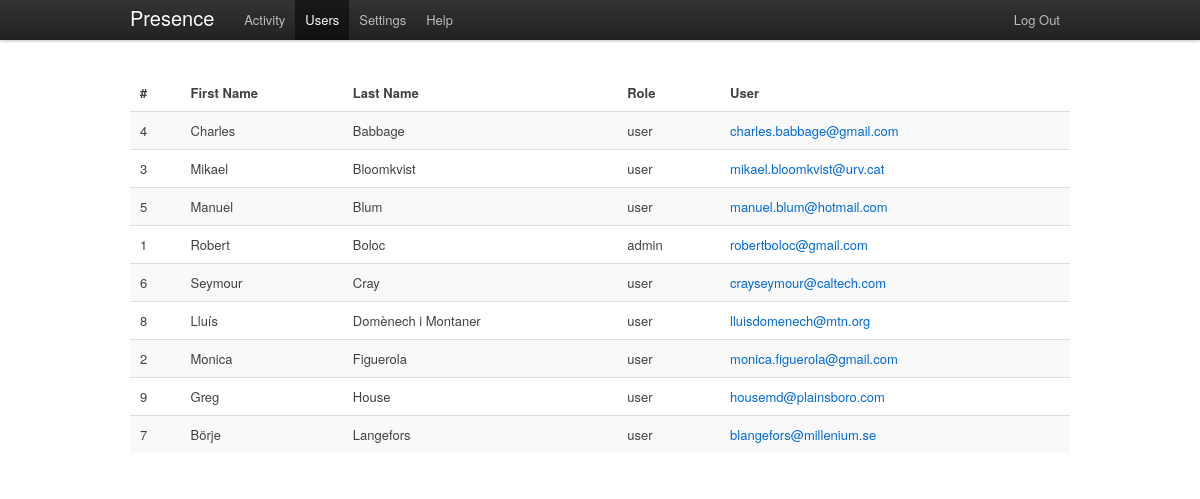
/admin/users (signed in), run on an earlier commit of the app's database.
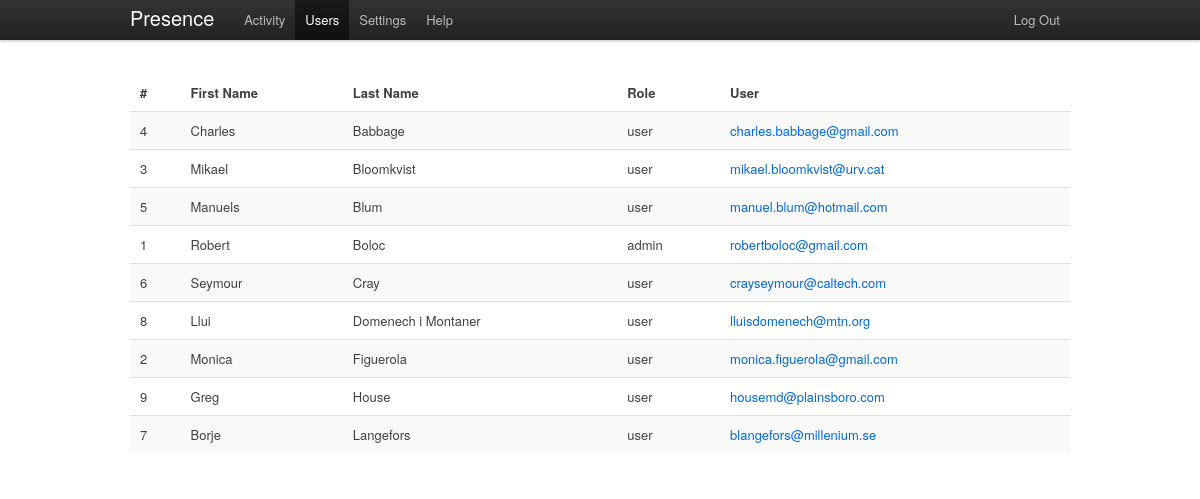
And on a later commit of the database.
### tables this page shows
CREATE TABLE IF NOT EXISTS `presence_users` (
  `id` int(11) NOT NULL AUTO_INCREMENT,
  `email` varchar(150) NOT NULL,
  `password` varchar(50) NOT NULL,
  `role` varchar(20) NOT NULL,
  `firstname` varchar(200) NOT NULL,
  `lastname` varchar(300) NOT NULL,
  PRIMARY KEY (`id`)
);

### public/index.php (called while the page is built, shortened)
<?php
require_once (ROOT . '/config/config.php');
global $config;
$dependencies = new DependencyContainer($config);
$url = isset($_GET['url']) ? $_GET['url'] : null;
$role = isset($_SESSION['role']) ? $_SESSION['role'] : null;
if ($url == null && $role == null) {
    $controller = "AuthController";
    $action = "asklogin";
    $url_params = array();
} else if ($url == null && isset($role)) {
    $controller = ucfirst($role) . 'Controller';
    $action = 'activity';
    $url_params = array();
} else {
    $url_params = explode('/', $url);
    $controller = ucfirst(array_shift($url_params));
    $action = $url_params[0] == null ? 'activity' : array_shift($url_params);
}
$extra_params = $_POST;
new $controller($dependencies, $action, array_merge($url_params, $extra_params));

### config/config.php (called while the page is built)
<?php
unset($config);
$config['wwwroot'] = 'http://127.0.0.1:8888/presence-manager';
$config['api_root'] = 'http://localhost/presence-manager/api';
$config['api_key'] = 'd2104a400c7f629a197f33bb33fe80c0';
$config['debug'] = 1;
$config['dbhost'] = 'localhost';
$config['dbname'] = 'presence';
$config['dbuser'] = 'root';
$config['dbpassword'] = '';

### app/model.class.php (called while the page is built, shortened)
<?php
class Model{
    public function __construct($dependencies){
        $this->_db = $dependencies->get_db();
    }
}

### lib/DependencyContainer.php (called while the page is built)
<?php
class DependencyContainer {
    private $_instances = array();
    private $_params = array();
    public function __construct($params) {
        $this->_params = $params;
    }
    public function get_db() {
        if (empty($this->_instances['db']) ||
                !is_a($this->_instances, 'PDO')) {
            $this->_instances['db'] = new PDO(
                            "mysql:host=" . $this->_params['dbhost'] . ";
                 dbname=" . $this->_params['dbname'],
                            $this->_params['dbuser'],
                            $this->_params['dbpassword']
            );
        }
        return $this->_instances['db'];
    }
}

### app/models/UserModel.php (called while the page is built, shortened)
<?php
class UserModel extends Model {
    public function __construct($dependencies) {
        $this->_table = 'presence_users';
    }
    public function get_all_users() {
        $sql = "SELECT *
				FROM " . $this->_table . "
				ORDER BY lastname ASC";
        $st = $this->_db->prepare($sql);
        $st->execute();
        return $st->fetchAll(PDO::FETCH_ASSOC);
    }
}

### app/controllers/AdminController.php (called while the page is built, shortened)
<?php
class AdminController extends Controller {
    private $_user_model;
    public function __construct($dependencies, $action, $params) {
        global $config;
        $this->_dependencies = $dependencies;
        $this->_user_model = new UserModel($this->_dependencies);
        if ($this->check_role('admin') && method_exists($this, $action)) {
            $this->$action($params);
        } else {
			Helper::redirect($config['wwwroot'] . '/error/notfound');
        }
    }
    public function users() {
        $this->_view = new AdminUsersView($this->_user_model->get_all_users());
    }
}

### app/views/AdminUsersView.php (the view, shortened to what this page needs)
<?php
class AdminUsersView extends View {
    private $_users;
    public function __construct($users) {
        $this->_users = $users;
    }
    public function menu() {
        global $config;
        return '
        <div class="topbar" id="topbar-container">
			<div class="topbar-inner">
				<div class="container">
					<a class="brand" href="' . $config['wwwroot'] . '">Presence</a>
					<ul class="nav">
						<li><a href="' . $config['wwwroot'] . '/admin/activity">Activity</a></li>
						<li class="active"><a href="' . $config['wwwroot'] . '/admin/users">Users</a></li>
                        <li><a href="' . $config['wwwroot'] . '/admin/settings">Settings</a></li>
                        <li><a href="' . $config['wwwroot'] . '/admin/help">Help</a></li>
					</ul>
					<ul class="nav secondary-nav">
						<li><a href="' . $config['wwwroot'] . '/auth/logout">Log Out</a></li>
					</ul>
				</div>
			</div>
		</div>';
    }
    public function content() {
        global $config;
        $users_table_content = '';
        if (!empty($this->_users)) {
            foreach ($this->_users as $user) {
                $users_table_content .= '
				<tr>
					<td>' . $user['id'] . '</td>
					<td>' . utf8_encode($user['firstname']) . '</td>
					<td>' . utf8_encode($user['lastname']) . '</td>
                    <td>' . $user['role'] . '</td>
					<td><a href="'.$config['wwwroot'].'/admin/user_details/'.$user['id'].'">' . $user['email'] . '</a></td>
				 </tr>
				';
            }
        }
        return '
			<table class="activity_table zebra-striped">
				<thead>
					<tr>
						<th>#</th>
						<th>First Name</th>
						<th>Last Name</th>
                        <th>Role</th>
						<th>User</th>
					</tr>
				</thead>
				<tbody>
				' . $users_table_content . '
				</tbody>
			</table>';
    }
}

### app/view.class.php (shortened to what this page needs)
<?php
abstract class View {
    private $_title;
    public function __destruct() {
        $this->render();
    }
    private function render() {
        global $config, $string;
        echo '<!DOCTYPE html>';
        echo '<html lang="en">
                <head>
                <meta charset="utf-8">
                    <title>' . $this->_title . ' | ' . $string['brand'] . '</title>
                    <link rel="stylesheet" href="' . $config['wwwroot'] . '/public/css/lib/twitter-bootstrap/bootstrap.min.css" type="text/css">
                    <link rel="stylesheet" href="' . $config['wwwroot'] . '/public/css/screen.css" type="text/css">
                    <link rel="shortcut icon" href="' . $config['wwwroot'] . '/public/img/favicon.ico">
                    <script type="text/javascript" src="' . $config['wwwroot'] . '/public/js/jquery-1.7.1.min.js"></script>
                    <script type="text/javascript" src="' . $config['wwwroot'] . '/public/js/bootstrap-alerts.js"></script>
                </head>
                <body>
                '.$this->menu().'
                    <div class="container">
                    '.$this->content().'
                    </div>
                </body>
                  ';
        echo '</html>';
    }
    protected function title($title) {
        $this->_title = $title;
    }
}

### public/css/screen.css (style rules this page uses)
html { overflow-y:scroll; }
body { padding-top: 75px; }

What changed in the data, as far as the page shows it:
changed presence_users "Blum": firstname "Manuel" → "Manuels"
changed presence_users "lluisdomenech@mtn.org": firstname "Lluís" → "Llui"; lastname "Domènech i Montaner" → "Domenech i Montaner"
changed presence_users "Langefors": firstname "Börje" → "Borje"
